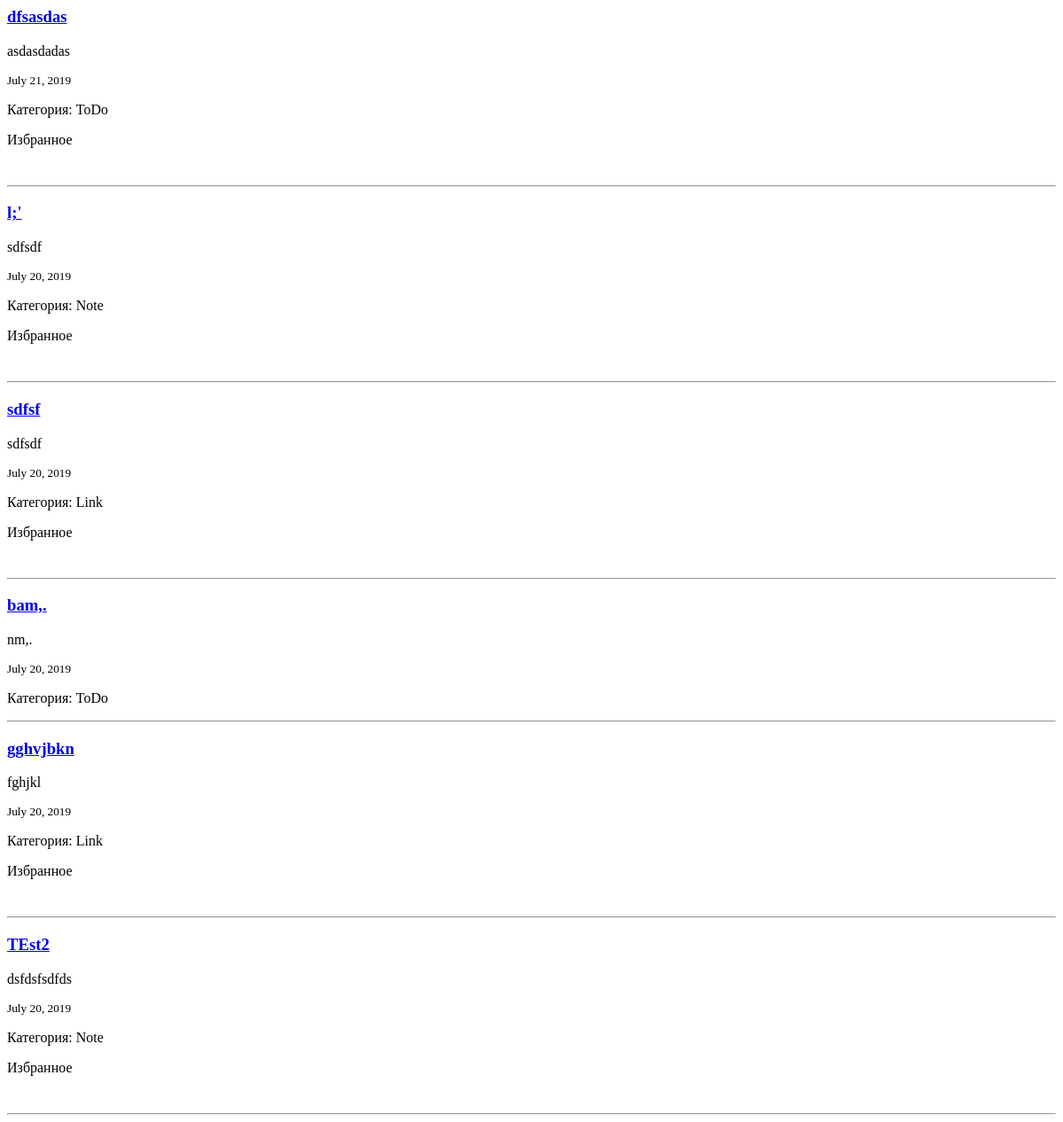
The page /notes/filters/ (signed in) on the database as committed earlier.
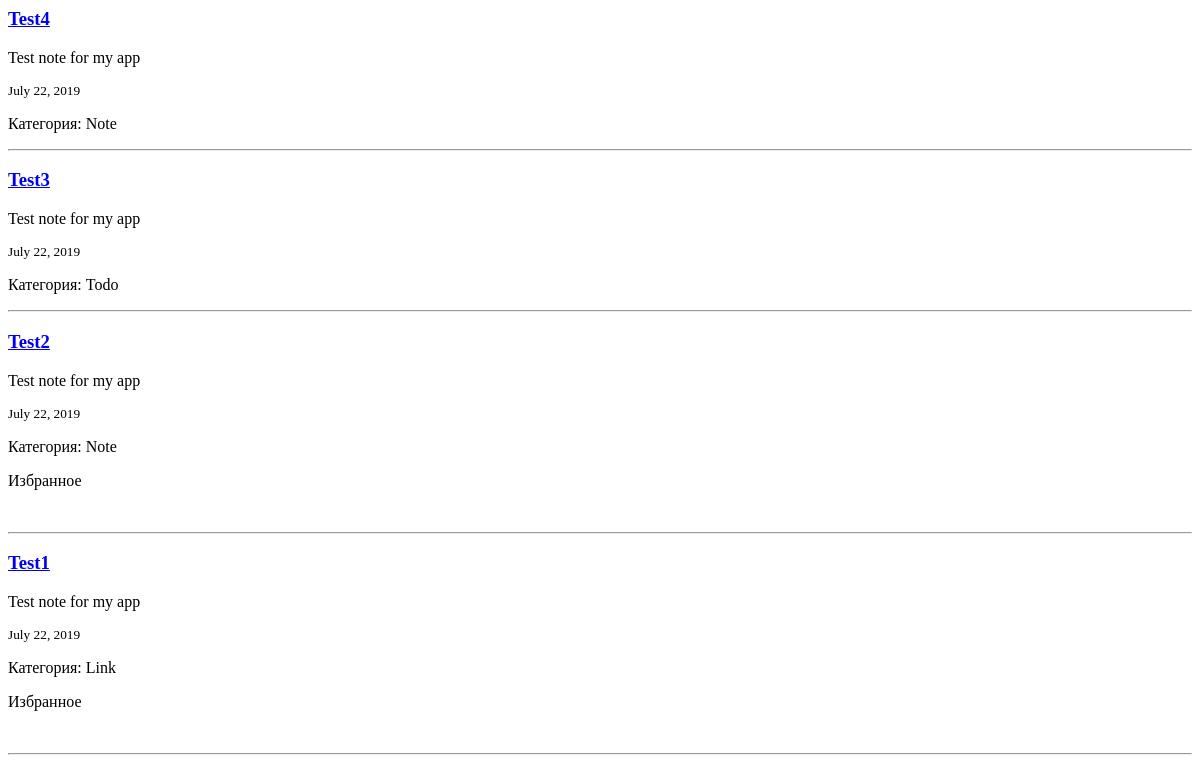
The same page on the database as committed later.
### notes/models.py (models this page shows, shortened)
class Note(models.Model):
    title = models.CharField(max_length=255)
    content = models.TextField()
    favourite = models.BooleanField(default=False)
    publish = models.DateField(auto_now=False, auto_now_add=True)
    updated = models.DateTimeField(auto_now=True, auto_now_add=False)
    user = models.ForeignKey(
        settings.AUTH_USER_MODEL,
        on_delete=models.CASCADE,
    )
    category = models.ForeignKey(
        Category,
        default="Note",
        on_delete=models.CASCADE,
        related_query_name='category',
    )
    def get_absolute_url(self):
        return reverse('note_detail', args=[str(self.id)])
    class Meta:
        ordering = ["-publish", "-updated"]

class Category(models.Model):
    name = models.CharField(max_length=100)
    class Meta:
        verbose_name = ("Category")
        verbose_name_plural = ("Categories")
    def __str__(self):
        return self.name

### notes/views.py (the view, shortened to what this page needs)
# urls.py: path('filters/', views.filter_list),
def filter_list(request):
    queryset_list = models.Note.objects.filter(user=request.user)
    context = {}
    context.update(csrf(request))
    category_list = []
    date_list = []
    for note in queryset_list:
        if note.category not in category_list:
            category_list.append(note.category)
    for note in queryset_list:
        if note.publish not in date_list:
            date_list.append(note.publish)
    filter_name = request.POST.get('filter')
    sort_name = request.POST.get('sort')
    query = request.POST.get('query')
    if sort_name:
        queryset_list = queryset_list.order_by(sort_name)
    if query:
        queryset_list = queryset_list.filter(Q(title__icontains=query) | Q(content__icontains=query)).distinct()
    page_request_var = 'page'
    context = {
        "object_list": queryset_list,
        "page_request_var": page_request_var
        }
    return render_to_response("list.html", context)

### templates/list.html
{% if object_list|length > 0 %}
{% for obj in object_list %}
<div class="row">
  <div class="col-sm-12">
    <div class="thumbnail">
      <div class="caption">
        <h3><a href="{{ obj.get_absolute_url }}">{{ obj.title }}</a></h3>
        <p>{{ obj.content|linebreaks|truncatechars:120 }}</p>
        <small>{{ obj.publish }}</small>
        <p>Категория: {{ obj.category }}</p>
        {% if obj.favourite %}
        <p>Избранное</p><br>
        {% endif %}
      </div>
    </div>
  </div>
  <hr />
</div>
{% endfor %}
{% else %}
<p>Заметки не найдены</p>
{% endif %}

Rows that differ between the two databases and show on the page:
removed Note: title "dfsasdas", content "asdasdadas", publish "July 21, 2019", category "ToDo", favourite "Избранное"
removed Note: title "l;'", content "sdfsdf", publish "July 20, 2019", category "Note", favourite "Избранное"
removed Note: title "sdfsf", content "sdfsdf", publish "July 20, 2019", category "Link", favourite "Избранное"
removed Note: title "bam,.", content "nm,.", publish "July 20, 2019", category "ToDo"
removed Note: title "gghvjbkn", content "fghjkl", publish "July 20, 2019", category "Link", favourite "Избранное"
added Note: title "Test4", content "Test note for my app", publish "July 22, 2019", category "Note"
added Note: title "Test3", content "Test note for my app", publish "July 22, 2019", category "Todo"
changed Note: title "TEst2" → "Test2"; content "dsfdsfsdfds" → "Test note for my app"; publish "July 20, 2019" → "July 22, 2019"
added Note: title "Test1", content "Test note for my app", publish "July 22, 2019", category "Link", favourite "Избранное"
